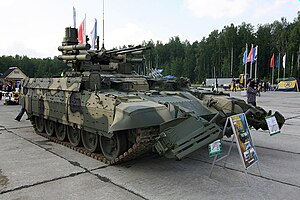
#> input picture simics-project/img_device.bmp, 300 x 200 px, found by its file name
$ python filters.py
#> lines starting #> are read from the running program, lines starting #| are printed output that depends on the picture
from PIL import Image, ImageFilter

print("[Python info]: Openning img")
image = Image.open("./images/img_device.bmp")
#> image is the input picture: PIL image 300x200 RGB; mean R, G, B 120.3, 123.3, 120.3

# Convert to negative
print("[Python info]: Applying negative")
negative_image = Image.eval(image, lambda x: 255 - x)
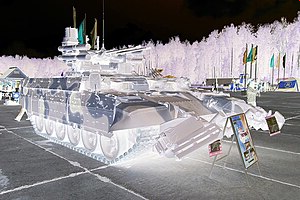
#> negative_image: PIL image 300x200 RGB; mean R, G, B 134.7, 131.7, 134.7

print("[Python info]: Applying smoothed")
smoothed_image = image.filter(ImageFilter.SMOOTH)
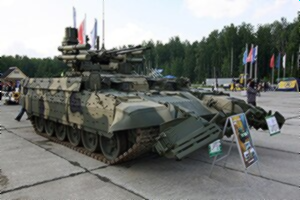
#> smoothed_image: PIL image 300x200 RGB; mean R, G, B 120.3, 123.3, 120.3

print("[Python info]: Saving negative")
negative_image.save("./images/negative.bmp")
print("[Python info]: Saving smoothed")
smoothed_image.save("./images/smoothed.bmp")
print("[Python info]: Images successfully saved to disk.")
